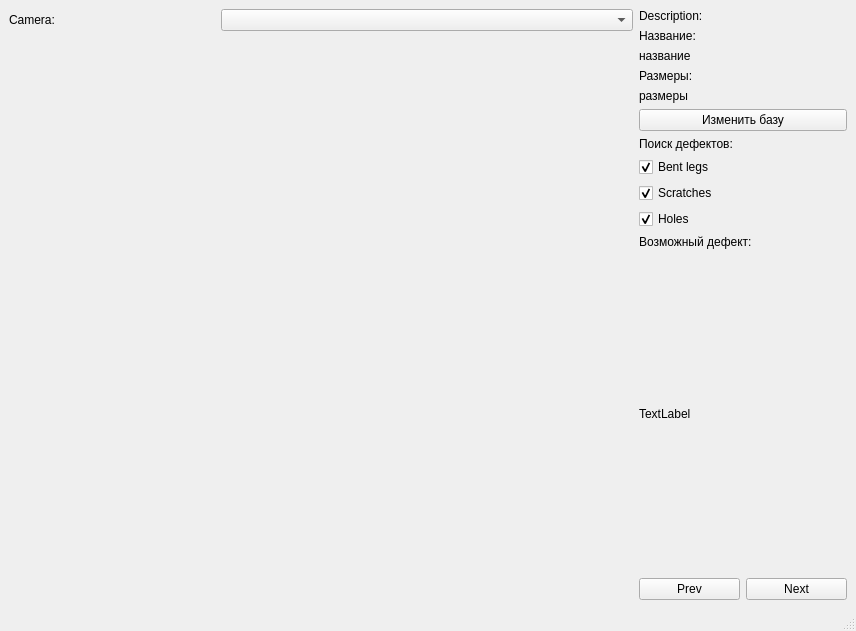
<?xml version="1.0" encoding="UTF-8"?>
<ui version="4.0">
 <class>MainWindow</class>
 <widget class="QMainWindow" name="MainWindow">
  <property name="geometry">
   <rect>
    <x>0</x>
    <y>0</y>
    <width>856</width>
    <height>631</height>
   </rect>
  </property>
  <property name="windowTitle">
   <string>MainWindow</string>
  </property>
  <widget class="QWidget" name="centralwidget">
   <layout class="QHBoxLayout" name="horizontalLayout" stretch="3,1">
    <item>
     <layout class="QVBoxLayout" name="leftbar_layout" stretch="0,8,3">
      <item>
       <layout class="QHBoxLayout" name="camera_switch_layout" stretch="1,2">
        <item>
         <widget class="QLabel" name="label_2">
          <property name="text">
           <string>Camera:</string>
          </property>
         </widget>
        </item>
        <item>
         <widget class="QComboBox" name="camera_swithcer"/>
        </item>
       </layout>
      </item>
      <item>
       <widget class="QLabel" name="main_view">
        <property name="sizePolicy">
         <sizepolicy hsizetype="Ignored" vsizetype="Ignored">
          <horstretch>0</horstretch>
          <verstretch>0</verstretch>
         </sizepolicy>
        </property>
        <property name="maximumSize">
         <size>
          <width>1650</width>
          <height>1075</height>
         </size>
        </property>
        <property name="text">
         <string/>
        </property>
        <property name="pixmap">
         <pixmap>bg.jpg</pixmap>
        </property>
       </widget>
      </item>
      <item>
       <layout class="QHBoxLayout" name="parameters_layout">
        <item>
         <layout class="QVBoxLayout" name="settings_layout"/>
        </item>
        <item>
         <layout class="QVBoxLayout" name="defects_layout" stretch=""/>
        </item>
       </layout>
      </item>
     </layout>
    </item>
    <item>
     <layout class="QVBoxLayout" name="rightbar_layout" stretch="0,0,0,0,0,0,0,0,0,0,0,1,0">
      <item>
       <widget class="QLabel" name="label_4">
        <property name="text">
         <string>Description:</string>
        </property>
       </widget>
      </item>
      <item>
       <widget class="QLabel" name="label_5">
        <property name="text">
         <string>Название:</string>
        </property>
       </widget>
      </item>
      <item>
       <widget class="QLabel" name="name_label">
        <property name="text">
         <string>название</string>
        </property>
       </widget>
      </item>
      <item>
       <widget class="QLabel" name="label_7">
        <property name="text">
         <string>Размеры:</string>
        </property>
       </widget>
      </item>
      <item>
       <widget class="QLabel" name="size_label">
        <property name="text">
         <string>размеры</string>
        </property>
       </widget>
      </item>
      <item>
       <widget class="QPushButton" name="change_database">
        <property name="text">
         <string>Изменить базу</string>
        </property>
       </widget>
      </item>
      <item>
       <widget class="QLabel" name="label">
        <property name="text">
         <string>Поиск дефектов:</string>
        </property>
       </widget>
      </item>
      <item>
       <widget class="QCheckBox" name="legs_checkbox">
        <property name="text">
         <string>Bent legs</string>
        </property>
        <property name="checked">
         <bool>true</bool>
        </property>
       </widget>
      </item>
      <item>
       <widget class="QCheckBox" name="scratches_checkbox">
        <property name="text">
         <string>Scratches</string>
        </property>
        <property name="checked">
         <bool>true</bool>
        </property>
       </widget>
      </item>
      <item>
       <widget class="QCheckBox" name="holes_checkbox">
        <property name="text">
         <string>Holes</string>
        </property>
        <property name="checked">
         <bool>true</bool>
        </property>
       </widget>
      </item>
      <item>
       <widget class="QLabel" name="label_3">
        <property name="text">
         <string>Возможный дефект:</string>
        </property>
       </widget>
      </item>
      <item>
       <widget class="QLabel" name="defect_view">
        <property name="sizePolicy">
         <sizepolicy hsizetype="Ignored" vsizetype="Ignored">
          <horstretch>0</horstretch>
          <verstretch>0</verstretch>
         </sizepolicy>
        </property>
        <property name="text">
         <string>TextLabel</string>
        </property>
       </widget>
      </item>
      <item>
       <layout class="QHBoxLayout" name="horizontalLayout_2">
        <item>
         <widget class="QPushButton" name="prev_button">
          <property name="text">
           <string>Prev</string>
          </property>
         </widget>
        </item>
        <item>
         <widget class="QPushButton" name="next_button">
          <property name="text">
           <string>Next</string>
          </property>
         </widget>
        </item>
       </layout>
      </item>
     </layout>
    </item>
   </layout>
  </widget>
  <widget class="QMenuBar" name="menubar">
   <property name="geometry">
    <rect>
     <x>0</x>
     <y>0</y>
     <width>856</width>
     <height>21</height>
    </rect>
   </property>
  </widget>
  <widget class="QStatusBar" name="statusbar"/>
 </widget>
 <resources/>
 <connections/>
</ui>
